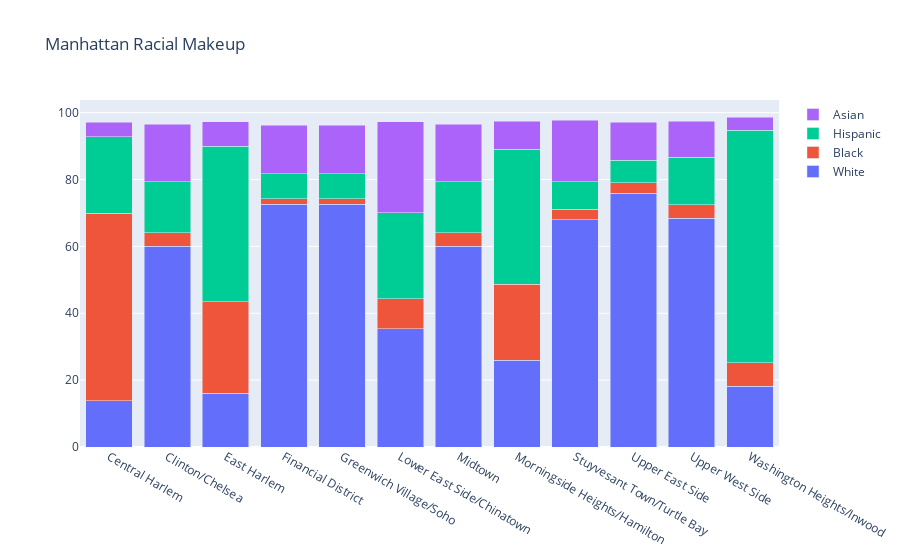

The code cell stored with this chart in its notebook:
### Code cell
import plotly.graph_objects as go
manhattan.reset_index(inplace=True)
x=manhattan['Name']
fig = go.Figure(go.Bar(x=x, y=manhattan.iloc[:,11], name='White'))
fig.add_trace(go.Bar(x=x, y=manhattan.iloc[:,9], name='Black'))
fig.add_trace(go.Bar(x=x, y=manhattan.iloc[:,10], name='Hispanic'))
fig.add_trace(go.Bar(x=x, y=manhattan.iloc[:,8], name='Asian'))
fig.update_layout(title="Manhattan Racial Makeup")

fig.update_layout(barmode='stack', xaxis={'categoryorder':'array', 'categoryarray':['d','a','c','b']})
fig.show()

### Figure 1 — Plotly figure (JSON) as saved in the notebook; plotly's stock layout.template omitted (floating-point values rounded to 4 significant figures)
{"data": [{"name": "White", "type": "bar", "x": ["Central Harlem", "Clinton/Chelsea", "East Harlem", "Financial District", "Greenwich Village/Soho", "Lower East Side/Chinatown", "Midtown", "Morningside Heights/Hamilton", "Stuyvesant Town/Turtle Bay", "Upper East Side", "Upper West Side", "Washington Heights/Inwood"], "y": ["13.8%", "60.1%", "16.1%", "72.6%", "72.6%", "35.3%", "60.1%", "25.9%", "67.9%", "75.9%", "68.4%", "18.2%"]}, {"name": "Black", "type": "bar", "x": ["Central Harlem", "Clinton/Chelsea", "East Harlem", "Financial District", "Greenwich Village/Soho", "Lower East Side/Chinatown", "Midtown", "Morningside Heights/Hamilton", "Stuyvesant Town/Turtle Bay", "Upper East Side", "Upper West Side", "Washington Heights/Inwood"], "y": ["56.1%", "4.0%", "27.3%", "1.7%", "1.7%", "9.1%", "4.0%", "22.8%", "3.2%", "3.2%", "4.1%", "7.0%"]}, {"name": "Hispanic", "type": "bar", "x": ["Central Harlem", "Clinton/Chelsea", "East Harlem", "Financial District", "Greenwich Village/Soho", "Lower East Side/Chinatown", "Midtown", "Morningside Heights/Hamilton", "Stuyvesant Town/Turtle Bay", "Upper East Side", "Upper West Side", "Washington Heights/Inwood"], "y": ["22.9%", "15.3%", "46.5%", "7.4%", "7.4%", "25.6%", "15.3%", "40.4%", "8.2%", "6.7%", "14.1%", "69.5%"]}, {"name": "Asian", "type": "bar", "x": ["Central Harlem", "Clinton/Chelsea", "East Harlem", "Financial District", "Greenwich Village/Soho", "Lower East Side/Chinatown", "Midtown", "Morningside Heights/Hamilton", "Stuyvesant Town/Turtle Bay", "Upper East Side", "Upper West Side", "Washington Heights/Inwood"], "y": ["4.4%", "17.1%", "7.4%", "14.5%", "14.5%", "27.3%", "17.1%", "8.3%", "18.5%", "11.4%", "10.8%", "3.9%"]}], "layout": {"barmode": "stack", "title": {"text": "Manhattan Racial Makeup"}, "xaxis": {"categoryarray": ["d", "a", "c", "b"], "categoryorder": "array"}}}
